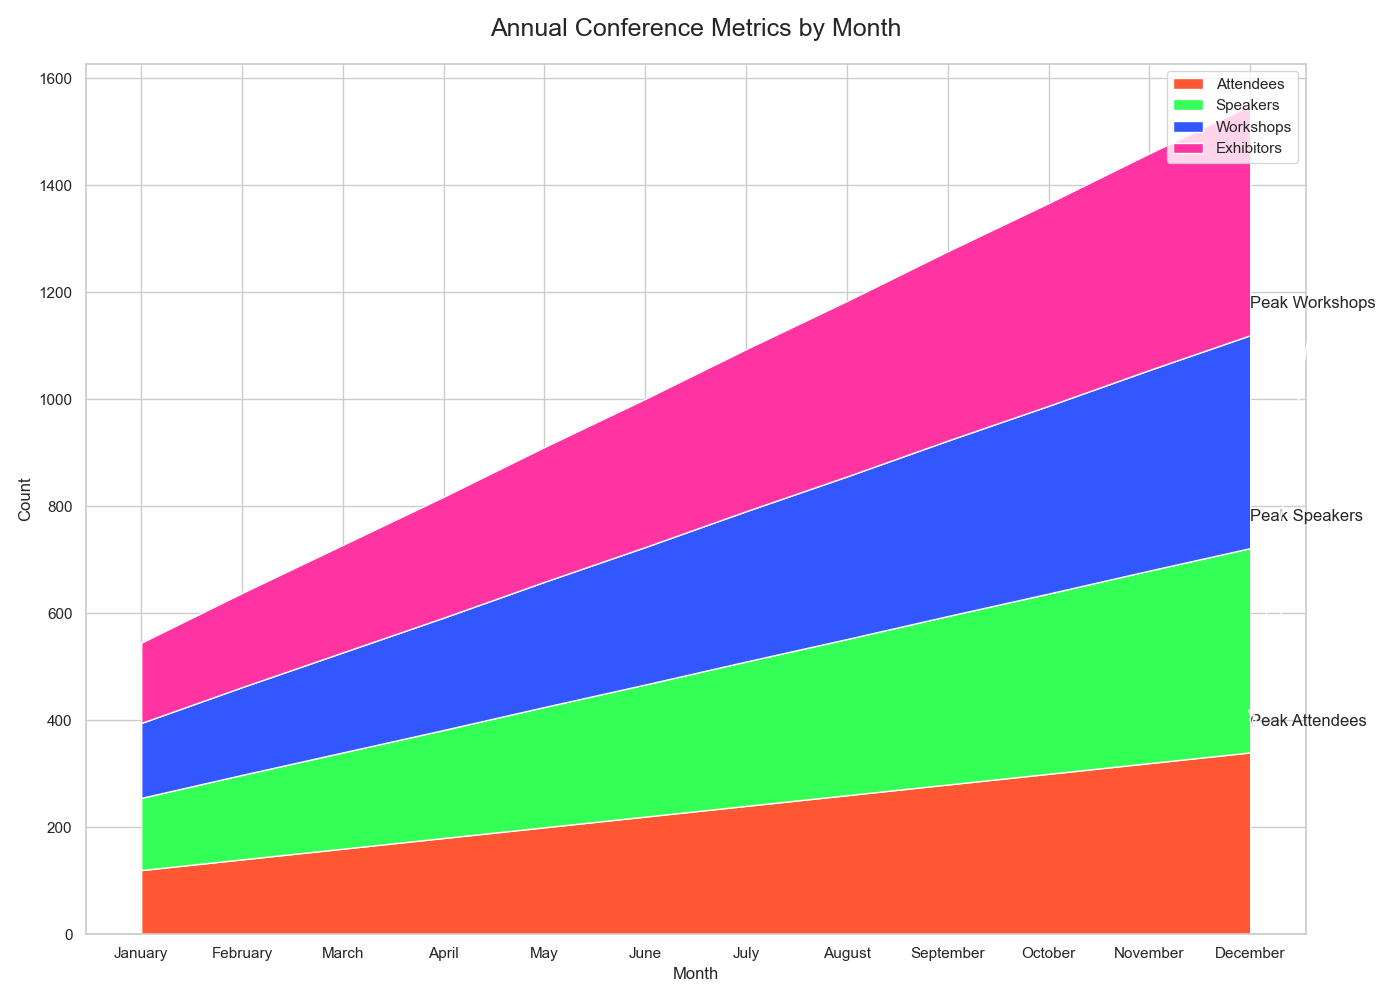

Write the Python code that produced this figure.

import numpy as np
import pandas as pd
import seaborn as sns
import matplotlib.pyplot as plt

data = {
    'Month': ['January', 'February', 'March', 'April', 'May', 'June', 
              'July', 'August', 'September', 'October', 'November', 'December'],
    'Attendees': [120, 140, 160, 180, 200, 220, 240, 260, 280, 300, 320, 340],
    'Speakers': [15, 18, 20, 22, 25, 27, 30, 32, 35, 37, 40, 42],
    'Workshops': [5, 6, 7, 8, 9, 10, 11, 12, 13, 14, 15, 16],
    'Exhibitors': [10, 12, 14, 16, 18, 20, 22, 24, 26, 28, 30, 32]
}

df = pd.DataFrame(data)
df.set_index('Month', inplace=True)

cumulative = df.cumsum(axis=1)

plt.figure(figsize=(14, 10))
colors = ['#FF5733', '#33FF57', '#3357FF', '#FF33A1']
plt.stackplot(cumulative.index, cumulative['Attendees'], cumulative['Speakers'],
              cumulative['Workshops'], cumulative['Exhibitors'], labels=cumulative.columns, colors=colors)
plt.legend(loc='upper right')
plt.title('Annual Conference Metrics by Month', fontsize=18, pad=20)
plt.xlabel('Month')
plt.ylabel('Count')

plt.annotate('Peak Attendees', xy=(11, cumulative.loc['December', 'Attendees']),
             xytext=(11, cumulative.loc['December', 'Attendees'] + 50),
             arrowprops=dict(facecolor='black', arrowstyle="->", connectionstyle="arc3"))
plt.annotate('Peak Speakers', xy=(11, cumulative.loc['December', 'Speakers']),
             xytext=(11, cumulative.loc['December', 'Speakers'] + cumulative.loc['December', 'Attendees'] + 50),
             arrowprops=dict(facecolor='black', arrowstyle="->", connectionstyle="arc3"))
plt.annotate('Peak Workshops', xy=(11, cumulative.loc['December', 'Workshops']),
             xytext=(11, cumulative.loc['December', 'Workshops'] + cumulative.loc['December', 'Speakers'] + cumulative.loc['December', 'Attendees'] + 50),
             arrowprops=dict(facecolor='black', arrowstyle="->", connectionstyle="arc3"))

plt.tight_layout()
plt.show()
